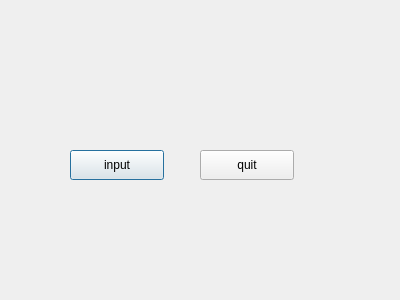
<?xml version="1.0" encoding="UTF-8"?>
<ui version="4.0">
 <class>MyDialog</class>
 <widget class="QDialog" name="MyDialog">
  <property name="geometry">
   <rect>
    <x>0</x>
    <y>0</y>
    <width>400</width>
    <height>300</height>
   </rect>
  </property>
  <property name="windowTitle">
   <string>Dialog</string>
  </property>
  <widget class="QPushButton" name="pushButton">
   <property name="geometry">
    <rect>
     <x>70</x>
     <y>150</y>
     <width>94</width>
     <height>30</height>
    </rect>
   </property>
   <property name="text">
    <string>input</string>
   </property>
  </widget>
  <widget class="QPushButton" name="pushButton_2">
   <property name="geometry">
    <rect>
     <x>200</x>
     <y>150</y>
     <width>94</width>
     <height>30</height>
    </rect>
   </property>
   <property name="text">
    <string>quit</string>
   </property>
  </widget>
 </widget>
 <resources/>
 <connections>
  <connection>
   <sender>pushButton_2</sender>
   <signal>clicked()</signal>
   <receiver>MyDialog</receiver>
   <slot>close()</slot>
   <hints>
    <hint type="sourcelabel">
     <x>218</x>
     <y>171</y>
    </hint>
    <hint type="destinationlabel">
     <x>222</x>
     <y>225</y>
    </hint>
   </hints>
  </connection>
 </connections>
</ui>
